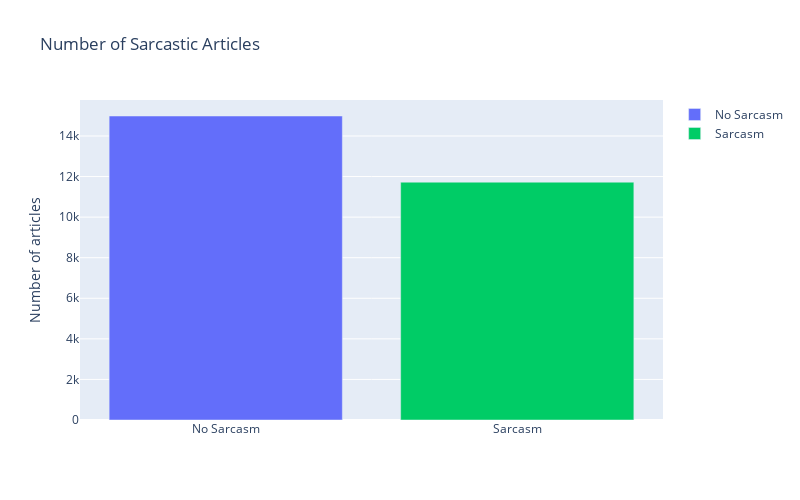

The notebook cell this image was saved under:
### Code cell
labels = ['Sarcasm', 'No Sarcasm']
values = [df['is_sarcastic'].sum(), len(df) - df['is_sarcastic'].sum()]

trace0 = go.Bar(x = [labels[1]], y = [values[1]], name = 'No Sarcasm')
trace1 = go.Bar(x = [labels[0]], y = [values[0]], marker= {'color': '#00cc66'} , name = 'Sarcasm')


data = [trace0, trace1]

layout = go.Layout(title = 'Number of Sarcastic Articles',
                   width = 800,
                   height = 500,
                  yaxis= dict(title = 'Number of articles'),)

fig = go.Figure(data, layout)

pyo.offline.iplot(fig)

### Figure 1 — Plotly figure (JSON) as saved in the notebook; plotly's stock layout.template omitted (floating-point values rounded to 4 significant figures)
{"data": [{"name": "No Sarcasm", "type": "bar", "x": ["No Sarcasm"], "y": [14985]}, {"marker": {"color": "#00cc66"}, "name": "Sarcasm", "type": "bar", "x": ["Sarcasm"], "y": [11724]}], "layout": {"height": 500, "title": {"text": "Number of Sarcastic Articles"}, "width": 800, "yaxis": {"title": {"text": "Number of articles"}}}}
